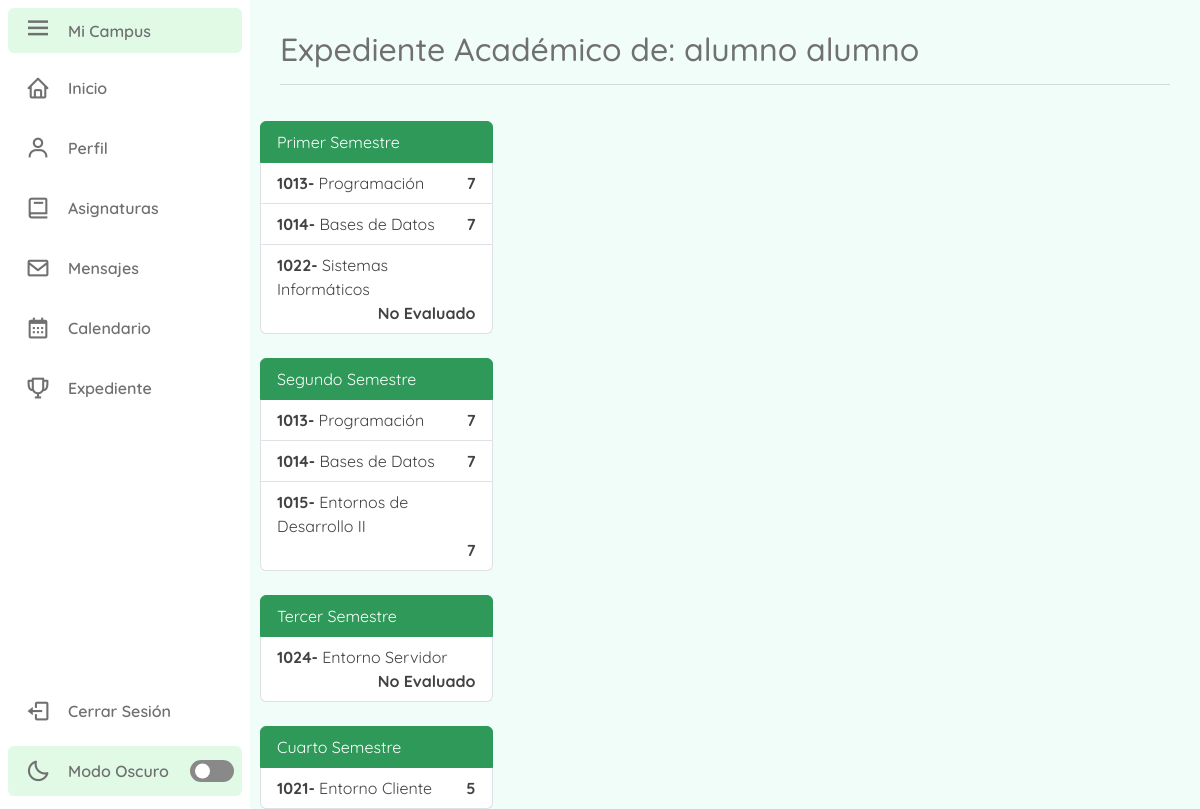
/expedienteAlumno/11111111W (signed in), run on the app's committed database.
### tables this page shows
CREATE TABLE `usuario` (
  `userID` varchar(9) NOT NULL,
  `contrasena` varchar(255) NOT NULL,
  `nombre` varchar(50) NOT NULL,
  `apellidos` varchar(100) NOT NULL,
  `correo` varchar(100) NOT NULL,
  `tipoUsuario` varchar(8) NOT NULL,
  `estado` int(11) NOT NULL DEFAULT 1,
  `token` varchar(255) DEFAULT NULL,
  `moduloID_FK` int(11) DEFAULT NULL
);

CREATE TABLE `asignaturas` (
  `asignaturaID` int(11) NOT NULL,
  `nombre` varchar(255) NOT NULL,
  `curso` varchar(50) NOT NULL,
  `semestre` varchar(50) NOT NULL,
  `moduloID_FK` int(11) NOT NULL
);

CREATE TABLE `notas` (
  `id` int(11) NOT NULL,
  `alumnoID_FK` varchar(9) NOT NULL,
  `asignaturaID_FK` int(11) NOT NULL,
  `nota` int(11) NOT NULL
);

### Controllers/templateC.php (called while the page is built)
<?php
    class Template{
        public function LlamarTemplate(){
            include "Views/main.php";
        }
    }
?>

### index.php (called while the page is built, shortened)
<?php
    require_once "Controllers/templateC.php";
    require_once "Controllers/usuariosC.php";
    require_once "Models/usuariosM.php";
    require_once "Models/estudiosM.php";
    require_once "Controllers/asignaturasC.php";
    require_once "Models/asignaturasM.php";
    require_once "Controllers/mensajesC.php";
    require_once "Models/mensajesM.php";
    require_once "Controllers/expedienteC.php";
    require_once "Models/expedienteM.php";
    $template = new Template();
    $template -> LlamarTemplate();
?>

### Controllers/usuariosC.php (called while the page is built, shortened)
<?php
    class UsuariosC{
        public static function MostrarUsuariosC($columna, $valor){
            $tablaBD = "usuario";
            $result = UsuariosM::MostrarUsuariosM($tablaBD, $columna, $valor);
            return $result;
        }
    }
?>

### Models/Conexion.php (called while the page is built)
<?php
    class Conexion{
        public static function conexionBD(){
            $bd = new PDO("mysql:host=localhost;dbname=campus;", "root", "");
            $bd -> exec("SET NAMES utf8");
            return $bd;
        }
    }
?>

### Models/usuariosM.php (called while the page is built, shortened)
<?php
    require_once "Conexion.php";
    class UsuariosM extends Conexion{
        public static function MostrarUsuariosM($tablaBD, $columna, $valor){
            if($columna != null){
                $pdo = Conexion::conexionBD() -> prepare("SELECT * FROM $tablaBD WHERE $columna = :$columna");
                $pdo -> bindParam(":".$columna, $valor, PDO::PARAM_STR);
                $pdo -> execute();
                return $pdo -> fetch();
            }else{
                $pdo = Conexion::conexionBD() -> prepare("SELECT * FROM $tablaBD");
                $pdo -> execute();
                return $pdo -> fetchAll();
            }
        }
    }
?>

### Controllers/asignaturasC.php (called while the page is built, shortened)
<?php
    class AsignaturaC{
        public static function MostrarAsignaturasUserC($columna, $valor){
            $tablaBD = "asignaturas";
            $result = AsignaturaM::MostrarAsignaturasUserM($tablaBD, $columna, $valor);
            return $result;
        }
    }
?>

### Models/asignaturasM.php (called while the page is built, shortened)
<?php
    require_once "Conexion.php";
    class AsignaturaM extends Conexion{
        public static function MostrarAsignaturasUserM($tablaBD, $columna, $valor){
            $pdo = Conexion::conexionBD() -> prepare("SELECT * FROM $tablaBD WHERE $columna = :$columna");
            $pdo -> bindParam(":".$columna, $valor, PDO::PARAM_INT);
            $pdo -> execute();
            return $pdo -> fetchAll();
        }
    }
?>

### Controllers/expedienteC.php (called while the page is built, shortened)
<?php
    class ExpedienteC{
        public static function MostrarExpedienteAlumnoC($columna, $valor, $usuario){
            $tablaBD = "notas";
            $result = ExpedienteM::MostrarExpedienteAlumnoM($tablaBD, $columna, $valor, $usuario);
            return $result;
        }
    }
?>

### Models/expedienteM.php (called while the page is built, shortened)
<?php
    require_once "Conexion.php";
    class ExpedienteM extends Conexion{
        public static function MostrarExpedienteAlumnoM($tablaBD, $columna, $valor, $usuario){
            $pdo = Conexion::conexionBD() -> prepare("SELECT * FROM $tablaBD
            WHERE $columna = :$columna AND alumnoID_FK = :alumnoID_FK");
            $pdo -> bindParam(":".$columna, $valor, PDO::PARAM_INT);
            $pdo -> bindParam(":alumnoID_FK", $usuario, PDO::PARAM_STR);
            $pdo -> execute();
            return $pdo;
        }
    }
?>

### Views/modulos/expedienteAlumno.php (the view)
<div class="content">
   <section class="content-header">
      <div class="text">
         <?php
         $exp = explode("/", $_GET["url"]);
         $columna = "userID";
         $valor = $exp[1];
         $usuario= UsuariosC::MostrarUsuariosC($columna, $valor);
         echo'<h2>Expediente Académico de: '.$usuario["nombre"].' '.$usuario["apellidos"].'</h2>';
         ?>
         <hr>
      </div>
   </section>
   <section class="content-box">
      <div class= "box">
         <div class= "box-body">
            <div class="col-md-3 col-xs-12">
               <ul class="list-group">
                  <li class="list-group-item active">Primer Semestre</li>
                     <?php
                        $columna= "moduloID_FK";
                        $valor= $_SESSION["moduloID_FK"];
                        $result = AsignaturaC::MostrarAsignaturasUserC($columna, $valor);
                        foreach($result as $key => $value){
                           if($value["semestre"]== "1S" && $value["curso"]== "1C" || $value["semestre"]== "Anual" && $value["curso"]== "1C"){
                              echo'<li class="list-group-item">
                              <span><b>'.$value["asignaturaID"].'-</b> '.$value["nombre"].'</span>';
                              $columna = "asignaturaID_FK";
                              $valor = $value["asignaturaID"];
                              $usuario = $_SESSION["userID"];
                              $nota = ExpedienteC::MostrarExpedienteAlumnoC($columna, $valor,$usuario);
                              if($nota->rowCount()>0){
                                 foreach($nota as $row){
                                    echo'<span class="posicionDerecha">'.$row["nota"].'</span>
                                 </li>';
                                 }
                              }else{
                                 echo'<span class="posicionDerecha">No Evaluado</span>
                                 </li>';
                              }
                           }
                        }
                     ?>
               </ul>
               <br>
               <ul class="list-group">
                  <li class="list-group-item active">Segundo Semestre</li>
                     <?php
                        $columna= "moduloID_FK";
                        $valor= $_SESSION["moduloID_FK"];
                        $result = AsignaturaC::MostrarAsignaturasUserC($columna, $valor);
                        foreach($result as $key => $value){
                           if($value["semestre"]== "2S" && $value["curso"]== "1C" || $value["semestre"]== "Anual" && $value["curso"]== "1C"){
                              echo'<li class="list-group-item">
                              <span><b>'.$value["asignaturaID"].'-</b> '.$value["nombre"].'</span>';
                              $columna = "asignaturaID_FK";
                              $valor = $value["asignaturaID"];
                              $usuario = $_SESSION["userID"];
                              $nota = ExpedienteC::MostrarExpedienteAlumnoC($columna, $valor,$usuario);
                              if($nota->rowCount()>0){
                                 foreach($nota as $row){
                                    echo'<span class="posicionDerecha">'.$row["nota"].'</span>
                                 </li>';
                                 }
                              }else{
                                 echo'<span class="posicionDerecha">No Evaluado</span>
                                 </li>';
                              }
                           }
                        }
                     ?>
               </ul>
               <br>
               <ul class="list-group">
                  <li class="list-group-item active">Tercer Semestre</li>
                     <?php
                        $columna= "moduloID_FK";
                        $valor= $_SESSION["moduloID_FK"];
                        $result = AsignaturaC::MostrarAsignaturasUserC($columna, $valor);
                        foreach($result as $key => $value){
                           if($value["semestre"]== "1S" && $value["curso"]== "2C" || $value["semestre"]== "Anual" && $value["curso"]== "2C"){
                              echo'<li class="list-group-item">
                              <span><b>'.$value["asignaturaID"].'-</b>  '.$value["nombre"].'</span>';
                              $columna = "asignaturaID_FK";
                              $valor = $value["asignaturaID"];
                              $usuario = $_SESSION["userID"];
                              $nota = ExpedienteC::MostrarExpedienteAlumnoC($columna, $valor,$usuario);
                              if($nota->rowCount()>0){
                                 foreach($nota as $row){
                                    echo'<span class="posicionDerecha">'.$row["nota"].'</span>
                                 </li>';
                                 }
                              }else{
                                 echo'<span class="posicionDerecha">No Evaluado</span>
                                 </li>';
                              }
                           }
                        }
                     ?>
               </ul>
               <br>
               <ul class="list-group">
                  <li class="list-group-item active">Cuarto Semestre</li>
                     <?php
                        $columna= "moduloID_FK";
                        $valor= $_SESSION["moduloID_FK"];
                        $result = AsignaturaC::MostrarAsignaturasUserC($columna, $valor);
                        foreach($result as $key => $value){
                           if($value["semestre"]== "2S" && $value["curso"]== "2C"|| $value["semestre"]== "Anual" && $value["curso"]== "2C"){
                              echo'<li class="list-group-item">
                              <span><b>'.$value["asignaturaID"].'-</b> '.$value["nombre"].'</span>';
                              $columna = "asignaturaID_FK";
                              $valor = $value["asignaturaID"];
                              $usuario = $_SESSION["userID"];
                              $nota = ExpedienteC::MostrarExpedienteAlumnoC($columna, $valor,$usuario);
                                 if($nota->rowCount()>0){
                                    foreach($nota as $row){
                                       echo'<span class="posicionDerecha">'.$row["nota"].'</span>
                                    </li>';
                                    }
                                 }else{
                                    echo'<span class="posicionDerecha">No Evaluado</span>
                                    </li>';
                                 }
                           }
                        }
                     ?>
               </ul>
            </div>
         </div>
      </div>
   </section>
</div>

### Views/CSS/style.css (style rules this page uses)
:root { --body-color: #F0FDF8 ; --sidebar-color: #ffffff; --primary-color: #2E9959; --primary-color-light: #E0FAE5; --text-color: #707070; --toggle-color: #898989; }
* { font-family: 'Quicksand', sans-serif; }
body { height: 100vh; background: var(--body-color); }
.content { position: relative; left: 250px; height: 100vh; width: calc(100% - 250px); padding: 10px; }
.content .text { font-size: 16px; font-weight: 500; color: var(--text-color); padding: 10px; }
.content .content-header, p { font-size: 50px; font-weight: 500; color: var(--text-color); padding: 10px; }
.list-group .active { background-color: var(--primary-color); color: var(--sidebar-color); border-color: var(--primary-color); }
.list-group-item { overflow: auto; }
.list-group-item span { display: inline-block; color: #424242; }
.posicionDerecha { float: right; font-weight: bold; }

### data on the page
usuario: nombre "alumno", apellidos "alumno"
asignaturas: asignaturaID "1013", nombre "Programación"
notas: nota "7"
asignaturas: asignaturaID "1014", nombre "Bases de Datos"
notas: nota "7"
asignaturas: asignaturaID "1022", nombre "Sistemas Informáticos", shows "No Evaluado"
asignaturas: asignaturaID "1015", nombre "Entornos de Desarrollo II"
notas: nota "7"
asignaturas: asignaturaID "1024", nombre "Entorno Servidor"
asignaturas: asignaturaID "1021", nombre "Entorno Cliente"
notas: nota "5"
